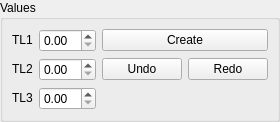
<ui version="4.0" >
 <class>EntityGUI_3Spin_QTD</class>
 <widget class="QWidget" name="EntityGUI_3Spin_QTD" >
  <property name="geometry" >
   <rect>
    <x>0</x>
    <y>0</y>
    <width>264</width>
    <height>114</height>
   </rect>
  </property>
  <property name="windowTitle" >
   <string>EntityGUI_3Spin_QTD</string>
  </property>
  <layout class="QGridLayout" >
   <property name="margin" >
    <number>0</number>
   </property>
   <property name="spacing" >
    <number>0</number>
   </property>
   <item row="0" column="0" >
    <widget class="QGroupBox" name="GroupBox1" >
     <property name="title" >
      <string>Values</string>
     </property>
     <layout class="QGridLayout" >
      <property name="margin" >
       <number>9</number>
      </property>
      <property name="spacing" >
       <number>6</number>
      </property>
      <item row="2" column="1" >
       <widget class="SalomeApp_DoubleSpinBox" name="SpinBox_DZ" />
      </item>
      <item row="1" column="2" >
       <layout class="QGridLayout" >
        <property name="margin" >
         <number>0</number>
        </property>
        <property name="spacing" >
         <number>6</number>
        </property>
        <item row="0" column="0" >
         <widget class="QPushButton" name="buttonUndo" >
          <property name="text" >
           <string>Undo</string>
          </property>
         </widget>
        </item>
        <item row="0" column="1" >
         <widget class="QPushButton" name="buttonRedo" >
          <property name="text" >
           <string>Redo</string>
          </property>
         </widget>
        </item>
       </layout>
      </item>
      <item row="0" column="2" >
       <widget class="QPushButton" name="buttonApply" >
        <property name="text" >
         <string>Create</string>
        </property>
       </widget>
      </item>
      <item row="1" column="1" >
       <widget class="SalomeApp_DoubleSpinBox" name="SpinBox_DY" />
      </item>
      <item row="0" column="1" >
       <widget class="SalomeApp_DoubleSpinBox" name="SpinBox_DX" />
      </item>
      <item row="0" column="0" >
       <widget class="QLabel" name="TextLabel1" >
        <property name="sizePolicy" >
         <sizepolicy>
          <hsizetype>0</hsizetype>
          <vsizetype>0</vsizetype>
          <horstretch>0</horstretch>
          <verstretch>0</verstretch>
         </sizepolicy>
        </property>
        <property name="text" >
         <string>TL1</string>
        </property>
        <property name="wordWrap" >
         <bool>false</bool>
        </property>
       </widget>
      </item>
      <item row="1" column="0" >
       <widget class="QLabel" name="TextLabel2" >
        <property name="sizePolicy" >
         <sizepolicy>
          <hsizetype>0</hsizetype>
          <vsizetype>0</vsizetype>
          <horstretch>0</horstretch>
          <verstretch>0</verstretch>
         </sizepolicy>
        </property>
        <property name="text" >
         <string>TL2</string>
        </property>
        <property name="wordWrap" >
         <bool>false</bool>
        </property>
       </widget>
      </item>
      <item row="2" column="0" >
       <widget class="QLabel" name="TextLabel3" >
        <property name="sizePolicy" >
         <sizepolicy>
          <hsizetype>0</hsizetype>
          <vsizetype>0</vsizetype>
          <horstretch>0</horstretch>
          <verstretch>0</verstretch>
         </sizepolicy>
        </property>
        <property name="text" >
         <string>TL3</string>
        </property>
        <property name="wordWrap" >
         <bool>false</bool>
        </property>
       </widget>
      </item>
     </layout>
    </widget>
   </item>
  </layout>
 </widget>
 <layoutdefault spacing="6" margin="11" />
 <pixmapfunction>qPixmapFromMimeSource</pixmapfunction>
 <customwidgets>
  <customwidget>
   <class>SalomeApp_DoubleSpinBox</class>
   <extends>QDoubleSpinBox</extends>
   <header location="global" >gui/SalomeApp_DoubleSpinBox.h</header>
  </customwidget>
 </customwidgets>
 <tabstops>
  <tabstop>SpinBox_DX</tabstop>
  <tabstop>SpinBox_DY</tabstop>
  <tabstop>SpinBox_DZ</tabstop>
  <tabstop>buttonApply</tabstop>
  <tabstop>buttonUndo</tabstop>
  <tabstop>buttonRedo</tabstop>
 </tabstops>
 <resources/>
 <connections/>
</ui>
